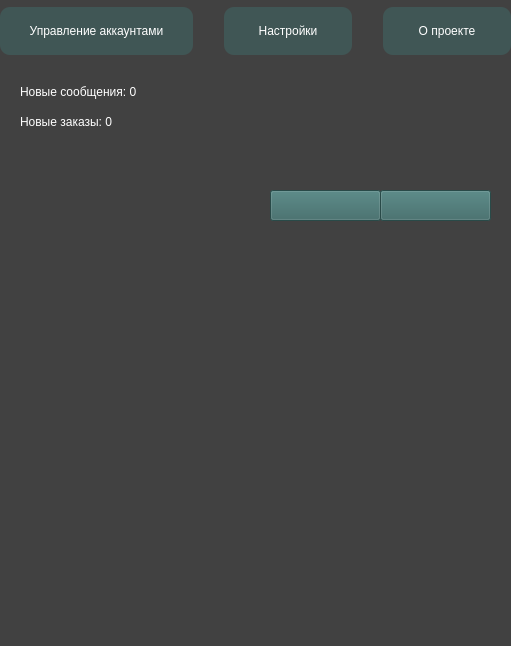
<?xml version="1.0" encoding="UTF-8"?>
<ui version="4.0">
 <class>MainWindow</class>
 <widget class="QMainWindow" name="MainWindow">
  <property name="geometry">
   <rect>
    <x>0</x>
    <y>0</y>
    <width>511</width>
    <height>646</height>
   </rect>
  </property>
  <property name="windowTitle">
   <string>TuturuMess</string>
  </property>
  <property name="styleSheet">
   <string notr="true"/>
  </property>
  <property name="toolButtonStyle">
   <enum>Qt::ToolButtonIconOnly</enum>
  </property>
  <widget class="QWidget" name="centralwidget">
   <property name="styleSheet">
    <string notr="true">background-color:#414141;
</string>
   </property>
   <widget class="QWidget" name="horizontalLayoutWidget">
    <property name="geometry">
     <rect>
      <x>0</x>
      <y>0</y>
      <width>511</width>
      <height>62</height>
     </rect>
    </property>
    <layout class="QHBoxLayout" name="horizontalLayout">
     <item>
      <widget class="QPushButton" name="pushButton_3">
       <property name="enabled">
        <bool>true</bool>
       </property>
       <property name="sizePolicy">
        <sizepolicy hsizetype="Fixed" vsizetype="Fixed">
         <horstretch>0</horstretch>
         <verstretch>0</verstretch>
        </sizepolicy>
       </property>
       <property name="minimumSize">
        <size>
         <width>193</width>
         <height>48</height>
        </size>
       </property>
       <property name="autoFillBackground">
        <bool>false</bool>
       </property>
       <property name="styleSheet">
        <string notr="true">background-color:#405655;
border-radius:10px;
font: italic 13pt &quot;Times New Roman&quot;;
color:white;</string>
       </property>
       <property name="text">
        <string>Управление аккаунтами</string>
       </property>
      </widget>
     </item>
     <item>
      <spacer name="horizontalSpacer">
       <property name="orientation">
        <enum>Qt::Horizontal</enum>
       </property>
       <property name="sizeType">
        <enum>QSizePolicy::Fixed</enum>
       </property>
       <property name="sizeHint" stdset="0">
        <size>
         <width>25</width>
         <height>20</height>
        </size>
       </property>
      </spacer>
     </item>
     <item>
      <widget class="QPushButton" name="pushButton_2">
       <property name="minimumSize">
        <size>
         <width>0</width>
         <height>48</height>
        </size>
       </property>
       <property name="styleSheet">
        <string notr="true">background-color:#405655;
border-radius:10px;
font: italic 13pt &quot;Times New Roman&quot;;
color:white;</string>
       </property>
       <property name="text">
        <string>Настройки</string>
       </property>
      </widget>
     </item>
     <item>
      <spacer name="horizontalSpacer_2">
       <property name="orientation">
        <enum>Qt::Horizontal</enum>
       </property>
       <property name="sizeType">
        <enum>QSizePolicy::Fixed</enum>
       </property>
       <property name="sizeHint" stdset="0">
        <size>
         <width>25</width>
         <height>20</height>
        </size>
       </property>
      </spacer>
     </item>
     <item>
      <widget class="QPushButton" name="pushButton">
       <property name="minimumSize">
        <size>
         <width>0</width>
         <height>48</height>
        </size>
       </property>
       <property name="styleSheet">
        <string notr="true">background-color:#405655;
border-radius:10px;
font: italic 13pt &quot;Times New Roman&quot;;
color:white;</string>
       </property>
       <property name="text">
        <string>О проекте</string>
       </property>
      </widget>
     </item>
    </layout>
   </widget>
   <widget class="QWidget" name="verticalLayoutWidget">
    <property name="geometry">
     <rect>
      <x>0</x>
      <y>60</y>
      <width>511</width>
      <height>581</height>
     </rect>
    </property>
    <layout class="QVBoxLayout" name="verticalLayout">
     <property name="spacing">
      <number>0</number>
     </property>
     <item>
      <widget class="QFrame" name="frame">
       <property name="enabled">
        <bool>true</bool>
       </property>
       <property name="sizePolicy">
        <sizepolicy hsizetype="Preferred" vsizetype="Fixed">
         <horstretch>0</horstretch>
         <verstretch>0</verstretch>
        </sizepolicy>
       </property>
       <property name="minimumSize">
        <size>
         <width>0</width>
         <height>171</height>
        </size>
       </property>
       <property name="styleSheet">
        <string notr="true">background-color:#405655;
border-radius:10px;
width:95%;
margin-left:10px;
margin-right:10px;
QLabel {
font: italic 16pt &quot;Times New Roman&quot;;
color:white;
}</string>
       </property>
       <property name="frameShape">
        <enum>QFrame::NoFrame</enum>
       </property>
       <property name="frameShadow">
        <enum>QFrame::Raised</enum>
       </property>
       <property name="lineWidth">
        <number>0</number>
       </property>
       <widget class="QLabel" name="label">
        <property name="geometry">
         <rect>
          <x>20</x>
          <y>20</y>
          <width>351</width>
          <height>23</height>
         </rect>
        </property>
        <property name="styleSheet">
         <string notr="true">font: italic 12pt &quot;Times New Roman&quot;;
color:white;</string>
        </property>
        <property name="text">
         <string>Новые сообщения: 0</string>
        </property>
       </widget>
       <widget class="QLabel" name="label_2">
        <property name="geometry">
         <rect>
          <x>20</x>
          <y>50</y>
          <width>341</width>
          <height>23</height>
         </rect>
        </property>
        <property name="styleSheet">
         <string notr="true">font: italic 12pt &quot;Times New Roman&quot;;
color:white;
</string>
        </property>
        <property name="text">
         <string>Новые заказы: 0</string>
        </property>
       </widget>
       <widget class="QPushButton" name="pushButton_4">
        <property name="geometry">
         <rect>
          <x>270</x>
          <y>130</y>
          <width>111</width>
          <height>31</height>
         </rect>
        </property>
        <property name="styleSheet">
         <string notr="true">background-color: rgb(57, 103, 101);
qproperty-icon: url(:/src/mess.png);</string>
        </property>
        <property name="text">
         <string/>
        </property>
       </widget>
       <widget class="QPushButton" name="pushButton_5">
        <property name="geometry">
         <rect>
          <x>380</x>
          <y>130</y>
          <width>111</width>
          <height>31</height>
         </rect>
        </property>
        <property name="styleSheet">
         <string notr="true">background-color: rgb(57, 103, 101);</string>
        </property>
        <property name="text">
         <string/>
        </property>
       </widget>
       <zorder>label</zorder>
       <zorder>label_2</zorder>
       <zorder>pushButton_5</zorder>
       <zorder>pushButton_4</zorder>
      </widget>
     </item>
     <item>
      <spacer name="verticalSpacer">
       <property name="orientation">
        <enum>Qt::Vertical</enum>
       </property>
       <property name="sizeHint" stdset="0">
        <size>
         <width>20</width>
         <height>40</height>
        </size>
       </property>
      </spacer>
     </item>
    </layout>
   </widget>
  </widget>
 </widget>
 <resources/>
 <connections/>
</ui>
